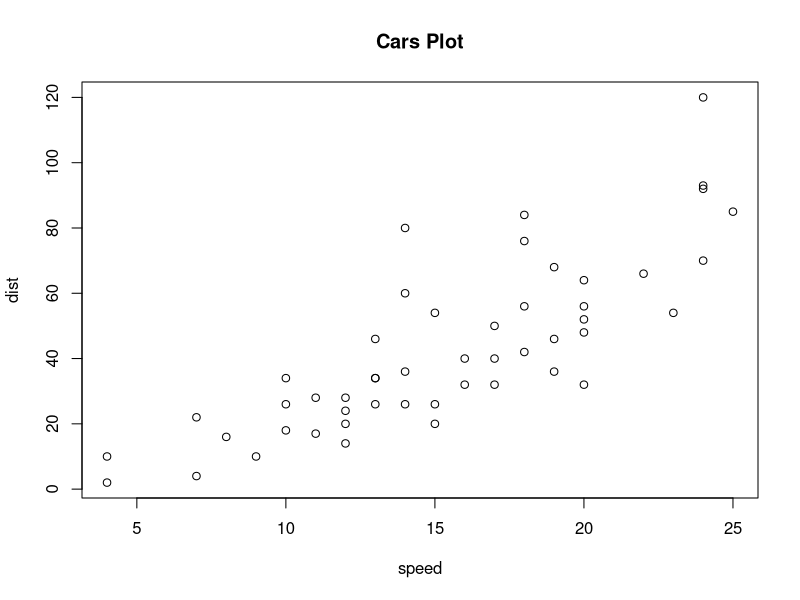

Reproduce this figure in R.
## ---- chunk 1
summary(cars)
## ---- chunk 2
plot(cars, main="Cars Plot")
